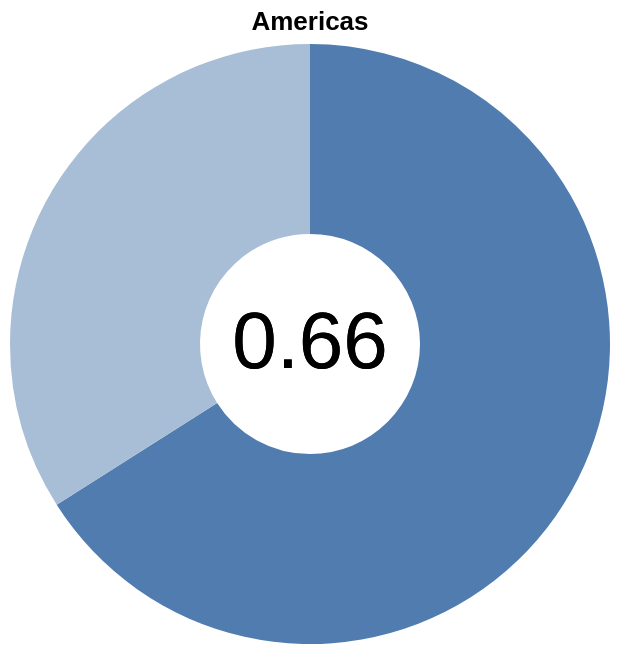

Vega-Lite specification for this chart:
### Vega-Lite specification from a JSON file in a GitHub repository (floating-point values rounded to 4 significant figures)
{"$schema": "https://vega.github.io/schema/vega-lite/v5.json", "title": "Americas", "witdh": "container", "data": {"values": [{"category": "Likely", "value": 0.66}, {"category": "Unlikely", "value": 0.34}]}, "layer": [{"mark": {"type": "arc", "innerRadius": 55}, "encoding": {"theta": {"field": "value", "type": "quantitative"}, "color": {"field": "category", "scale": {"range": ["#507caf", "#a8bed7"]}, "legend": null}, "tooltip": [{"field": "value", "type": "quantitative", "title": "Proportion"}, {"field": "category", "type": "nominal", "title": "Likelihood to Report"}]}}, {"mark": {"type": "text", "text": "0.66", "fontSize": 40}, "encoding": {"color": {"value": "black"}}}]}
